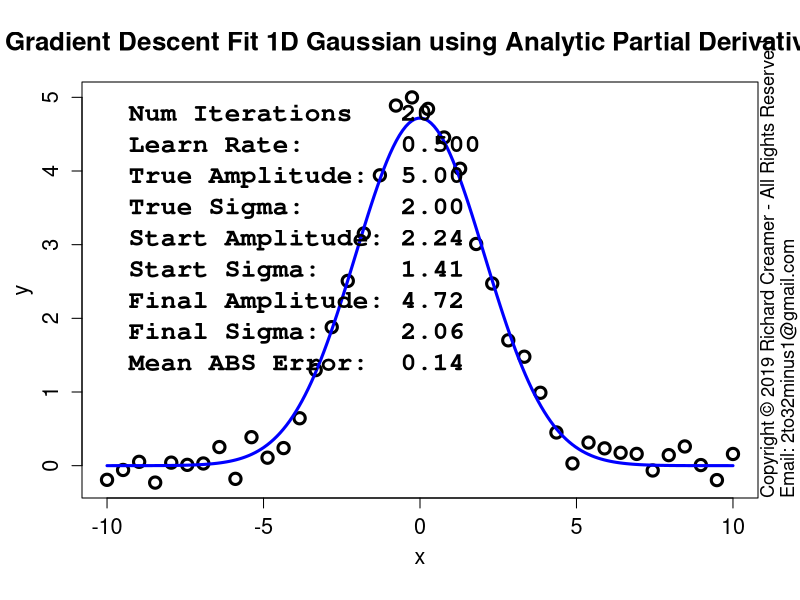

Source code (R):
##############################################################
### Copyright (c) Richard Creamer 2019 - All Rights Reserved
### Inquiries: email 2to32minus1@gmail.com
##############################################################

### Globals
fontScale = 1.2    # Global font size variable
lf        = 1.2    # Enlarge font of plot labels
verbose   = FALSE  # Verbose printing
lw        = 2      # Line width
xMargin   = 1      # X-axis margin for plots
yMargin   = 1      # Y-axis margin for plots
de        = 0.01   # Small constant for estimating derivatives numerically
smlPts    = 1      # Small  data point/circle
medPts    = 1.5    # Medium data point/circle
lrgPts    = 2.0    # Large  data point/circle

### Run this function to generate this plot
runFunc = function() {
	dw = 1000
	dh = 750	
	path = "D:/Code/R/LeastSquaresPlay/PlotsAndAssocCode/Plot13/"
	gd = makeGaussianTestData()
	savePngVerbose( paste(path, "Plot13.png", sep=""), 
					fitGauss1d, w=1280, h=dh, un="px", nIter=20, gd=gd )
}

### Nonlinear least-squares gradient-descent curve fitting for Gaussian
fitGauss1d = function( learnRate = 0.5, nIter=100, nPts=40, drawPointLines=FALSE, doPlot=TRUE, numDerivs=FALSE, plotContours=FALSE, gd=NULL ) {
	set.seed( 3 )
	a = s = x = y = guesses = NULL
	if ( is.null( gd ) )
		gd = makeGaussianTestData()
	a = gd$trueAmpl
	s = gd$trueSigma
	trueAmpl = gd$trueAmpl
	trueSigma = gd$trueSigma
	x = gd$x
	y = gd$y
	nPts=gd$nPts
	guesses = gd$guesses
	aEst = guesses$a
	sEst = guesses$s
	da = 0
	ds = 0
	amplLegs = c( aEst )
	sigmaLegs = c( sEst )
	if ( nIter > 0 ) {
		# Basic implementation of Gradient Descent
		for ( i in 1:nIter ) {
			da = if ( numDerivs ) gaussDeDaNum( x, y, aEst, sEst ) else gaussDeDa( x, y, aEst, sEst )
			ds = if ( numDerivs ) gaussDeDsNum( x, y, aEst, sEst ) else gaussDeDs( x, y, aEst, sEst )
			aEst = aEst - learnRate * da
			sEst = sEst - learnRate * ds
			amplLegs[ length(amplLegs) + 1 ] = aEst
			sigmaLegs[ length(sigmaLegs) + 1 ] = sEst
			if ( verbose )
				print( sprintf( "Mean ABS fit error: %f\n", meanGaussAbsErr( x, y, aEst, sEst ) ) )
		}
	}
	finalMeanAbsFitError = meanGaussAbsErr( x, y, aEst, sEst )
	if ( doPlot) {
		plotTitle = "Gradient Descent Fit 1D Gaussian using Analytic Partial Derivatives"
		if ( numDerivs )
			plotTitle = "Gradient Descent Fit 1D Gaussian using Numerical Est. Partial Derivatives"
		plot( x, y, cex.lab=lf, xlab="", ylab="", main=plotTitle, cex=medPts, lwd=lw+1, cex.main=1.3*fontScale, cex.axis=1.3 )
		addAxisLabels()	
		predX = seq( x[1], x[length(x)], length.out=200 )
		predY = gauss1dFunc( predX, aEst, sEst )
		lines( predX, predY, col="blue", lwd=lw+1 )
		if ( drawPointLines )
			segments( x, y, x, gauss1dFunc( x, aEst, sEst ), col = "red" )
		legText = c()		
		legText[length(legText)+1] = sprintf( "Num Iterations   %d", nIter )
		legText[length(legText)+1] = sprintf( "Learn Rate:      %.3f", learnRate )
		legText[length(legText)+1] = sprintf( "True Amplitude:  %.2f", a )
		legText[length(legText)+1] = sprintf( "True Sigma:      %.2f", s )
		legText[length(legText)+1] = sprintf( "Start Amplitude: %.2f", guesses$a )
		legText[length(legText)+1] = sprintf( "Start Sigma:     %.2f", guesses$s )
		legText[length(legText)+1] = sprintf( "Final Amplitude: %.2f", aEst )
		legText[length(legText)+1] = sprintf( "Final Sigma:     %.2f", sEst )
		legText[length(legText)+1] = sprintf( "Mean ABS Error:  %.2f", meanGaussAbsErr( x, y, aEst, sEst ) )
		legLtys = seq( from=0, to=0, length=length(legText) )
		parSave = par( family="mono", font=2 )		
		legend( "topleft", inset=c(0,0), legend=legText, lty=legLtys, box.col="transparent", cex=1.3*fontScale, bg="transparent" )
		par( parSave )
	}
	if ( plotContours ) {
		plotGaussErrorContours( gd=gd )
		lines( amplLegs, sigmaLegs, col="red", lwd=lw )
	}
	return( list( x=x, y=y, a=aEst, s=sEst, meanAbsFitError=finalMeanAbsFitError, amplLegs=amplLegs, sigmaLegs=sigmaLegs, lr=learnRate ) )
}

### Shared use case Gaussian data set generator used by several cooperating functions
makeGaussianTestData = function( trueAmpl=5, trueSigma=2, aGuess=sqrt(trueAmpl), sGuess=sqrt(trueSigma), nPts=40 ) {
	set.seed( 3 )
	x = seq( -5*trueSigma, 5*trueSigma, length=nPts )
	y = gauss1dFunc( x, trueAmpl, trueSigma ) + rnorm( length(x), sd=0.2 )
	guesses = list( a=aGuess, s=sGuess )
	tuple = list( trueAmpl=trueAmpl, trueSigma=trueSigma, x=x, y=y, nPts=nPts, guesses=guesses )
	return( tuple )
}

### Compute mean SSD Gaussian cost function over a grid of Amplitude and Sigma values
### Note: returned matrix may need to be transposed for some functions such as contour()
### TODO: Try to use outer()
getGaussErrorGrid = function( errorFunc, ampls, sigmas, x, y ) {
	nr = length( sigmas )
	nc = length( ampls )
	z = matrix( nrow=nr, ncol=nc )	
	for ( row in 1:nr ) {     # loop over y-coordinates (sigma)
		sigma = sigmas[row]
		for ( col in 1:nc ) { # loop over x-coordinates (amplitude)
			ampl = ampls[col]
			z[row, col] = errorFunc( x, y, a=ampl, sigma=sigma )
		}
	}
	return( z )
}

### 2D plot error contours for range of Amplitude and Sigma values
### Amplitude maps to x-axis, Sigma maps to y-axis
plotGaussErrorContours = function( nLevels=30, customTitle="", drawGradVecs=FALSE, normGradVecs=TRUE, gd=NULL ) {
	set.seed( 3 )
	if ( is.null( gd ) )
		gd = makeGaussianTestData()
	a = gd$trueAmpl
	s = gd$trueSigma
	x = gd$x
	y = gd$y
	minAmpl  = a * 0.1;	maxAmpl  = a * 1.7
	minSigma = s * 0.1;	maxSigma = s * 1.7
	# Adjust ranges so plot is square
	deltaA = maxAmpl - minAmpl
	deltaS = maxSigma - minSigma
	maxDelta = if ( deltaA > deltaS ) deltaA else deltaS
	if ( deltaA > deltaS ) {
		maxSigma = minSigma + maxDelta
	} else {
		maxAmpl = minAmpl + maxDelta
	}
	nr = 200
	nc = 200
	ampls = seq( minAmpl, maxAmpl, length.out=nc )
	sigmas = seq( minSigma, maxSigma, length.out=nr )
	z = getGaussErrorGrid( meanGaussSsdErr, ampls, sigmas, x, y )
	xLim1 = minAmpl
	xLim2 = maxAmpl
	yLim1 = minSigma
	yLim2 = maxSigma
	plotTitle = ""
	if ( !drawGradVecs ) {
		plotTitle = sprintf( "1D Gaussian Cost Function Contours\nTrue Model: Amplitude = %.1f  Sigma = %.1f (noise added)", a, s )
	} else if ( normGradVecs ) {
		plotTitle = sprintf( "1D Gaussian Cost Function Contours w/Gradient (Unit) Vectors\nTrue Model: Amplitude = %.1f  Sigma = %.1f (noise added)", a, s )
	} else {
		plotTitle = sprintf( "1D Gaussian Cost Function Contours w/Gradient Vectors\nTrue Model: Amplitude = %.1f  Sigma = %.1f (noise added)", a, s )
	}
	if ( customTitle != "" )
		plotTitle = customTitle
	xform = contour( ampls, sigmas, t(z), axes=FALSE, cex.lab=lf, main=plotTitle, asp=1.0,
					 xlab="", ylab="", labcex=1.2, nlevels=nLevels, cex.main=1.3*fontScale, cex.axis=1.3 )
	xAxisMin = ceiling( gpl()$xLim[1] )
	xAxisMax = floor( gpl()$xLim[2] )
	yAxisMin = ceiling( gpl()$yLim[1] )
	yAxisMax = floor( gpl()$yLim[2] )
	axis( side=1, at=xAxisMin:xAxisMax, cex.axis=1.3 )
	axis( side=2, at=yAxisMin:yAxisMax, cex.axis=1.3 )
	addAxisLabels( xLabel="Amplitude", yLabel="Sigma" )
	box()
	xLimits = axisLimits( x )
	yLimits = axisLimits( y )
	lines( c(-1,12), c( s, s ), col="blue", lwd=lw )
	lines( c( a, a), c(-1,10), col="blue", lwd=lw )
	if ( drawGradVecs ) {
		gradPtsX1 = c()
		gradPtsY1 = c()
		gradPtsX2 = c()
		gradPtsY2 = c()
		gridSize=13
		for ( sigma in seq( from=sigmas[2], to=sigmas[length(sigmas)-1], length=gridSize ) ) {
			for ( ampl in seq( from=ampls[2], to=ampls[length(ampls)-1], length=gridSize ) ) {
				gradPtsX1[length(gradPtsX1)+1] = ampl
				gradPtsY1[length(gradPtsY1)+1] = sigma
				da = gaussDeDa( x, y, ampl, sigma )
				ds = gaussDeDs( x, y, ampl, sigma )
				mag = sqrt( da*da + ds*ds )
				if ( normGradVecs ) {
					da = da/mag/4 # hard-coded case-specific scale factor, unit vecs a bit too long for plot
					ds = ds/mag/4
				} else {
					da = da * 0.22 # hard-coded case-specific scale factor
					ds = ds * 0.22
				}
				gradPtsX2[length(gradPtsX2)+1] = ampl  - da
				gradPtsY2[length(gradPtsY2)+1] = sigma - ds
			}
		}
		points( gradPtsX1, gradPtsY1, col="blue", lwd=lw )
		arrows( gradPtsX1, gradPtsY1, gradPtsX2, gradPtsY2, col="blue", lwd=lw, cex=medPts, angle=15, length=0.125 )
	}
}

### Gaussian error/cost function - SSD
meanGaussSsdErr = function( x, y, a, sigma ) {
	return( (1/length(x)) * sum( (gauss1dFunc( x, a, sigma ) - y)^2 ) )
}

### Gaussian error/cost function - abs() of line lengths (not squared)
meanGaussAbsErr = function( x, y, a, sigma ) {
	return( (1/length(x)) * sum( abs(gauss1dFunc( x, a, sigma ) - y) ) )
}

### Analytical/exact partial derivative of error/cost function wrt Amplitude
gaussDeDa = function( x, y, a, sigma ) {
	term1 = sum( gauss1dFunc(x, a, sigma) * exp( -0.5 * (x/sigma)^2) )
	term2 = sum( y * exp( -0.5 * (x/sigma)^2) )
	return( 2 * ( term1 - term2 )/length(x) )
}

### Numerical estimation of partial derivative of error/cost function wrt Amplitude
gaussDeDaNum = function( x, y, a, sigma ) {
	e1 = meanGaussSsdErr( x, y, a, sigma )
	e2 = meanGaussSsdErr( x, y, a + de, sigma )
	return( (e2 - e1)/de )
}

### Analytical/exact partial derivative of error/cost function wrt Sigma
gaussDeDs = function( x, y, a, sigma ) {
	v = 2*a/sigma^3
	term1 = sum( gauss1dFunc(x, a, sigma) * x^2 * exp( -0.5 * (x/sigma)^2) )
	term2 = sum( x^2 * y * exp( -0.5 * (x/sigma)^2) )
	return( v * ( term1 - term2 )/length(x) )
}

### Numerical estimation of partial derivative of error/cost function wrt Sigma
gaussDeDsNum = function( x, y, a, sigma ) {
	e1 = meanGaussSsdErr( x, y, a, sigma )
	e2 = meanGaussSsdErr( x, y, a, sigma + de )
	return( (e2 - e1)/de )
}

### 1D Gaussian
gauss1dFunc = function( x, a, sigma ) {
	return( a * exp( -0.5 * (x/sigma)^2 ) )
}

### Shared use case Gaussian data set generator used by several cooperating functions
makeGaussianTestData = function( trueAmpl=5, trueSigma=2, aGuess=sqrt(trueAmpl), sGuess=sqrt(trueSigma), nPts=40 ) {
	set.seed( 3 )
	x = seq( -5*trueSigma, 5*trueSigma, length=nPts )
	y = gauss1dFunc( x, trueAmpl, trueSigma ) + rnorm( length(x), sd=0.2 )
	guesses = list( a=aGuess, s=sGuess )
	tuple = list( trueAmpl=trueAmpl, trueSigma=trueSigma, x=x, y=y, nPts=nPts, guesses=guesses )
	return( tuple )
}

### Convience method to add x/y axis labels
addAxisLabels = function( xLabel="x", yLabel="y", cexVal=1.3 ) {
	mtext( text=xLabel, side=1, line=2.5, cex=cexVal )
	mtext( text=yLabel, side=2, line=2.5, cex=cexVal )
}

### Save to PNG file, specify width and height
savePngVerbose = function( path, plotFunc, w=512, h=512, un="px", doCopyright=TRUE, ... ) {
	png( filename = path, type="cairo", units=un, width=w, height=h, pointsize=12, res=96 )
	plotFunc( ... )
	if ( doCopyright )
		addCopyright()
	dev.off()
}

### Add copyright notice to plot via text()
addCopyright = function() {
	mtext( "Copyright \uA9 2019 Richard Creamer - All Rights Reserved", side=4, line=0, adj=0, cex=1.1 )
	mtext( "Email: 2to32minus1@gmail.com", side=4, line=1, adj=0, cex=1.1 )
}

runFunc()
